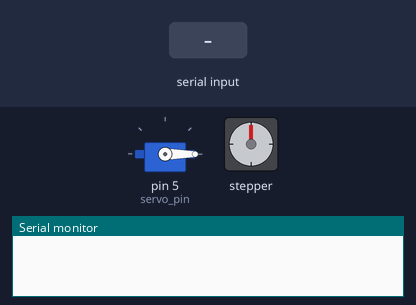
Simulated run of this sketch. Board: Arduino Uno, built with avr-gcc and run on an emulated ATmega328P. Shown: servo, stepper motor, the last lines printed to the serial monitor. The test bench sets the inputs (shaded band). Stepper angles assume 2100 steps per turn.

Above: at 1.2 s.
1.3 s: "1\n" received over Serial
At 2.76 s:
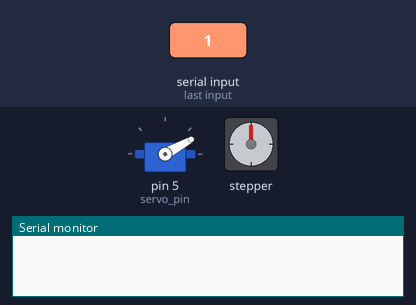
At 7.4 s:
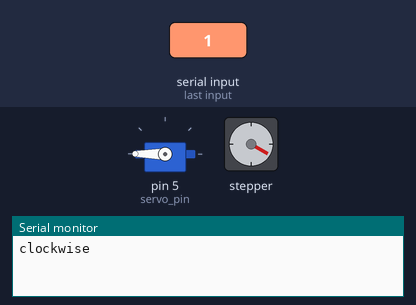
10.3 s: "2\n" received over Serial
At 14.48 s:
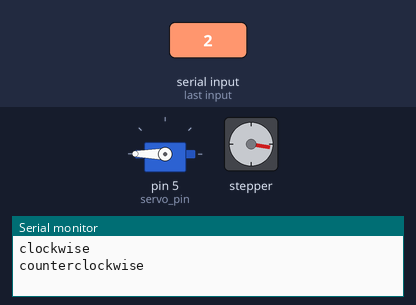
Timing chart, 0 to 22.3 s (numbered marks = the images above; inputs shaded):
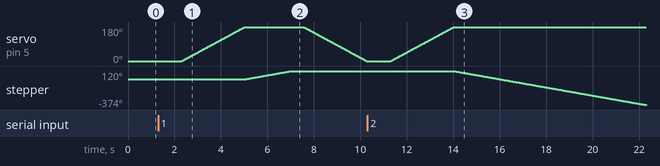

Measured:
- after the input at 1.3 s, servo on pin 5 (servo_pin): rises from 0° to 180° in 2.7 s, then falls to 0° in 5.2 s; stepper: turns 120° clockwise in 2.0 s, starting after 3.7 s
- after the input at 10.3 s, servo on pin 5 (servo_pin): moves from 0° to 180° over 2.7 s, starting after 1.0 s; stepper: keeps turning counter-clockwise at about 60°/s, starting after 3.7 s

The sketch:

IOT_Final_Project.ino
```cpp
#include <Servo.h>
#include <Stepper.h>

Servo myservo;  // create servo object to control a servo
int servo_pin = 5;
int servoPosition = 0;
bool isArmUp = false;


int pos = 0;    // variable to store the servo position

/*stepper stuff*/
const int stepsPerRevolution = 2100;  // change this to fit the number of steps per revolution

Stepper myStepper(stepsPerRevolution, 8, 10, 9, 11);


void setup() {

  /*stepper*/
  myStepper.setSpeed(10);

  Serial.begin(9600);
  while (!Serial) {

  }
  myservo.attach(servo_pin);  // attaches the servo on pin 9 to the servo object
  myservo.write(0);


}

/*
1: Play
2: Stop
3: Pause
4: Restart
*/

void loop() {
    String command = Serial.readString();
    int intCommand = command.toInt();
    switch(intCommand){
      case 1:
          play();
          break;

      case 2:
          stop();
          break;
      case 3:
          pause();
          break;


    }


}

void stop(){
    pause();
    moveStepperBackwards();
    pause();

}

void play(){
    pause();
    moveStepper();
    pause();
}

void pause(){
  //change up position
    isArmUp = !isArmUp;
    if(servoPosition == 180){
      for (pos = 180; pos >= 0; pos -= 1) { // goes from 180 degrees to 0 degrees

      myservo.write(pos);              // tell servo to go to position in variable 'pos'

       delay(15);                       // waits 15ms for the servo to reach the position

     }
     servoPosition = 0;
     return;
  }

  if(servoPosition == 0){
     for (pos = 0; pos <= 180; pos += 1) {


     myservo.write(pos);

     delay(15);

  }
   servoPosition = 180;
   return;

}
}

void restart(){

}


void moveStepperBackwards(){
      Serial.println("counterclockwise");
       myStepper.step(-stepsPerRevolution * 2);
       delay(500);

}
void moveStepper(){
          Serial.println("clockwise");
          myStepper.step(stepsPerRevolution/3);
          delay(500);


          // step one revolution in the other direction:
          // Serial.println("counterclockwise");
          // myStepper.step(-stepsPerRevolution * 2);
          // delay(500);
}

void moveServo(int degrees){
  if(degrees == 180){
    for (pos = 180; pos >= 0; pos -= 1) { // goes from 180 degrees to 0 degrees

    myservo.write(pos);              // tell servo to go to position in variable 'pos'

    delay(15);                       // waits 15ms for the servo to reach the position

  }
  }
  else{
    for (pos = 0; pos <= 180; pos += 1) { // goes from 0 degrees to 180 degrees

    // in steps of 1 degree

    myservo.write(pos);              // tell servo to go to position in variable 'pos'

    delay(15);                       // waits 15ms for the servo to reach the position

  }
  }


}
```
